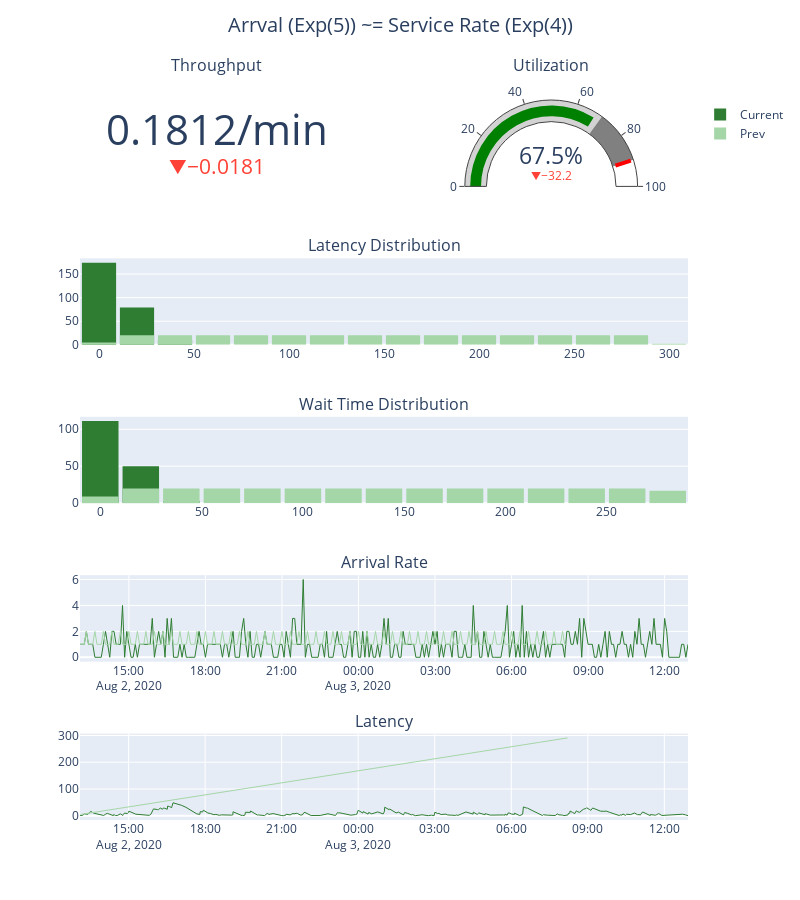

Source (notebook cell):
### Code cell
# Display The simulation Results Via Dashboard:
dashboard = build_dashboard(Q2, title='Arrval (Exp(5)) ~= Service Rate (Exp(4))', prev_q=Q1)
dashboard.show()

### Figure 1 — Plotly figure (JSON) as saved in the notebook; plotly's stock layout.template omitted (floating-point values rounded to 4 significant figures; data arrays with more than 128 entries replaced by an {"elided": "..."} marker saying what was removed)
{"data": [{"delta": {"position": "bottom", "reference": 0.1993}, "domain": {"x": [0, 0.45], "y": [0.88, 1]}, "mode": "number+delta", "number": {"suffix": "/min"}, "type": "indicator", "value": 0.1812}, {"delta": {"position": "bottom", "reference": 99.72}, "domain": {"x": [0.55, 1], "y": [0.88, 1]}, "gauge": {"axis": {"range": [0, 100]}, "steps": [{"color": "lightgray", "range": [0, 70]}, {"color": "gray", "range": [70, 90]}], "threshold": {"line": {"color": "red", "width": 4}, "thickness": 0.75, "value": 90}}, "mode": "gauge+number+delta", "number": {"suffix": "%"}, "type": "indicator", "value": 67.53}, {"bingroup": "1", "marker": {"color": "#2E7D32"}, "name": "Current", "nbinsx": 20, "type": "histogram", "x": {"elided": "263 float values"}, "xaxis": "x", "yaxis": "y"}, {"bingroup": "2", "marker": {"color": "#2E7D32"}, "name": "Current", "showlegend": false, "type": "histogram", "x": {"elided": "164 float values"}, "xaxis": "x2", "yaxis": "y2"}, {"line": {"color": "#2E7D32", "width": 1}, "showlegend": false, "type": "scatter", "x": {"elided": "287 str values"}, "xaxis": "x3", "y": {"elided": "287 int values"}, "yaxis": "y3"}, {"line": {"color": "#2E7D32", "width": 1}, "showlegend": false, "type": "scatter", "x": {"elided": "263 str values"}, "xaxis": "x4", "y": {"elided": "263 float values"}, "yaxis": "y4"}, {"bingroup": "1", "marker": {"color": "#A5D6A7"}, "name": "Prev", "nbinsx": 20, "type": "histogram", "x": {"elided": "287 int values"}, "xaxis": "x", "yaxis": "y"}, {"bingroup": "2", "marker": {"color": "#A5D6A7"}, "name": "Prev", "showlegend": false, "type": "histogram", "x": {"elided": "286 int values"}, "xaxis": "x2", "yaxis": "y2"}, {"line": {"color": "#A5D6A7", "width": 1}, "showlegend": false, "type": "scatter", "x": {"elided": "230 str values"}, "xaxis": "x3", "y": {"elided": "230 int values"}, "yaxis": "y3"}, {"line": {"color": "#A5D6A7", "width": 1}, "showlegend": false, "type": "scatter", "x": {"elided": "287 str values"}, "xaxis": "x4", "y": {"elided": "287 int values"}, "yaxis": "y4"}], "layout": {"annotations": [{"font": {"size": 16}, "showarrow": false, "text": "Throughput", "x": 0.225, "xanchor": "center", "xref": "paper", "y": 1.03, "yanchor": "bottom", "yref": "paper"}, {"font": {"size": 16}, "showarrow": false, "text": "Utilization", "x": 0.775, "xanchor": "center", "xref": "paper", "y": 1.03, "yanchor": "bottom", "yref": "paper"}, {"font": {"size": 16}, "showarrow": false, "text": "Latency Distribution", "x": 0.5, "xanchor": "center", "xref": "paper", "y": 0.78, "yanchor": "bottom", "yref": "paper"}, {"font": {"size": 16}, "showarrow": false, "text": "Wait Time Distribution", "x": 0.5, "xanchor": "center", "xref": "paper", "y": 0.56, "yanchor": "bottom", "yref": "paper"}, {"font": {"size": 16}, "showarrow": false, "text": "Arrival Rate", "x": 0.5, "xanchor": "center", "xref": "paper", "y": 0.34, "yanchor": "bottom", "yref": "paper"}, {"font": {"size": 16}, "showarrow": false, "text": "Latency", "x": 0.5, "xanchor": "center", "xref": "paper", "y": 0.12, "yanchor": "bottom", "yref": "paper"}], "bargap": 0.1, "barmode": "overlay", "height": 900, "title": {"font": {"size": 20}, "text": "Arrval (Exp(5)) ~= Service Rate (Exp(4))", "x": 0.5, "xanchor": "center", "y": 0.98, "yanchor": "top"}, "width": 800, "xaxis": {"anchor": "y", "domain": [0, 1]}, "xaxis2": {"anchor": "y2", "domain": [0, 1]}, "xaxis3": {"anchor": "y3", "domain": [0, 1]}, "xaxis4": {"anchor": "y4", "domain": [0, 1]}, "yaxis": {"anchor": "x", "domain": [0.66, 0.78]}, "yaxis2": {"anchor": "x2", "domain": [0.44, 0.56]}, "yaxis3": {"anchor": "x3", "domain": [0.22, 0.34]}, "yaxis4": {"anchor": "x4", "domain": [0, 0.12]}}}
